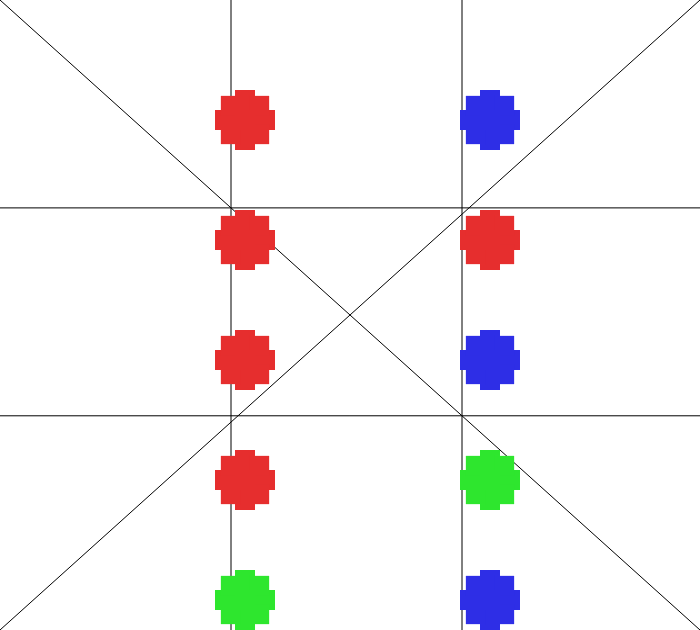
Frame 1 (no input)
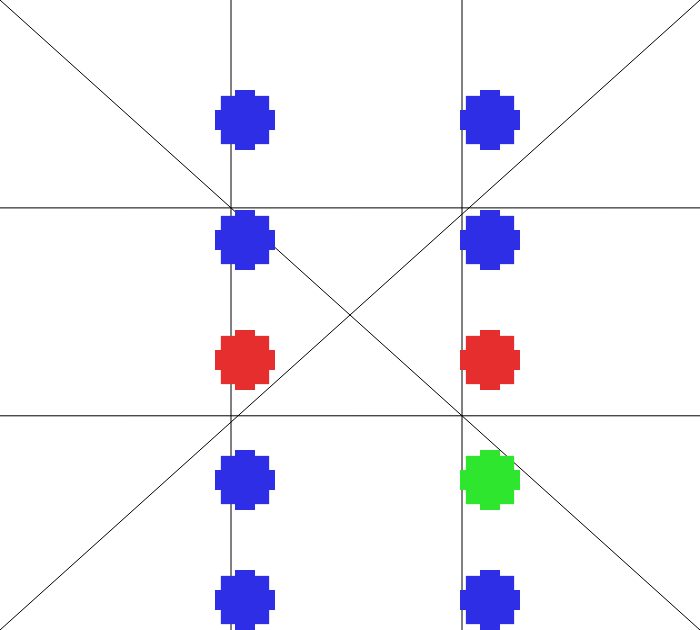
Frame 2 (the mouse pressed at the canvas centre, redrawn once)

The p5.js sketch that drew these frames (run headless with seeded random() and noise() and a simulated clock; the mouse was pressed at the canvas centre and the sketch redrawn once):

// p5.js sketch
// ── sketch.js
let colourPalette; // Declare here, initialize inside setup()

function setup() {
  createCanvas(700, 630);
  noLoop();
  colorMode(HSB, 360, 100, 100, 100);
  
  // Initialize palette after colorMode is set
  colourPalette = palette(0, 120); 
}

function draw() {
  background(220);
  rules();

  
  for (let i = 0; i < 5; i++) {
    push();
    translate(width * 0.40, 10 + i * 120);
    
    fill(random(colourPalette)); 
    
    sun(200, 100, 20, 20, 8);
    pop();
  }
  // seccond line
  for (let i = 0; i < 5; i++) {
    push();
    translate(width * 0.05, 10 + i * 120);
    
    fill(random(colourPalette)); 
    
    sun(200, 100, 20, 20, 8);
    pop();
  }
}

// FIX: Returns actual p5 color objects instead of just hue numbers
function palette(baseHue, deg) {
  // Keep negative angles positive for HSB mapping
  let complementaryNeg = (baseHue - deg + 360) % 360; 
  
  return [
    color(baseHue, 80, 90),
    color((baseHue + deg) % 360, 80, 90),
    color(complementaryNeg, 80, 90)
  ];
}

// sun function 
function sun(xPos, yPos, rad, bit, num) {
  for (let t = 0; t < TWO_PI; t += TWO_PI / num) {
    let x = xPos + cos(t) * rad;
    let y = yPos + sin(t) * rad;
    square(x, y, bit);
  }
  square(xPos, yPos, rad * 2 - bit);
}

function rules() {
  stroke(0);
  // verticals 
  line(width * 0.33, 0, width * 0.33, height);
  line(width * 0.66, 0, width * 0.66, height);
  // horizontals
  line(0, height * 0.33, width, height * 0.33);
  line(0, height * 0.66, width, height * 0.66);

  // diagonals
  line(0, 0, width, height);
  line(0, height, width, 0);
  noStroke();
}
